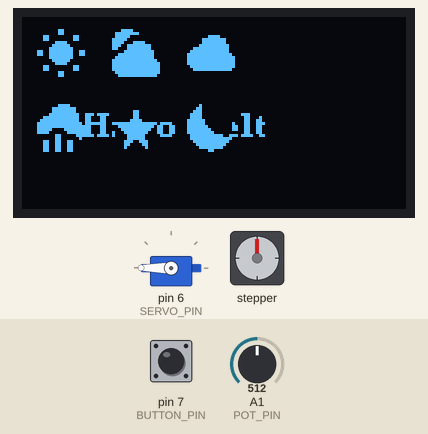
This sketch was run on a simulated Arduino Uno, built with avr-gcc and run on an emulated ATmega328P. Shown: 128×64 one-colour display, servo, stepper motor. The test bench sets the inputs (shaded band); at power-on: A1 (POT_PIN) = 512, pin 7 (BUTTON_PIN) HIGH. Stepper angles assume 2048 steps per turn; what the sketch prints to the serial monitor is not drawn.

Above: at 1.95 s.
2.3 s: A1 (POT_PIN) set to 549
3.8 s: A1 (POT_PIN) set to 580
At 4.05 s:
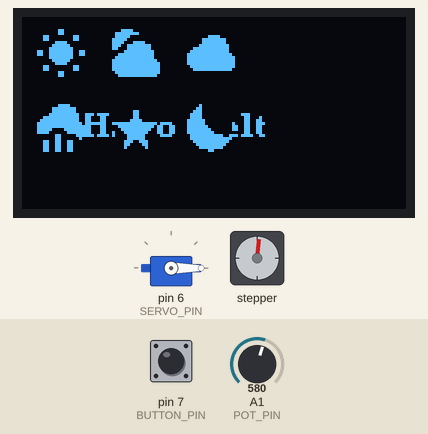
6.1 s: A1 (POT_PIN) set to 511
At 8.54 s:
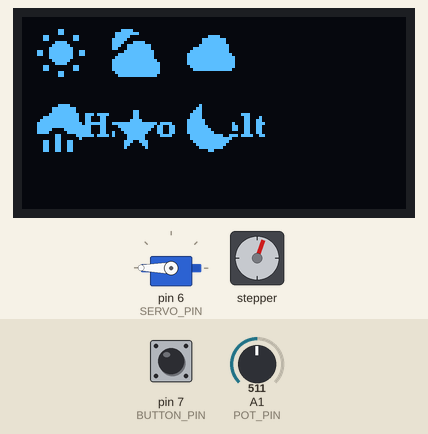
9.1 s: A1 (POT_PIN) set to 716
At 11.5 s:
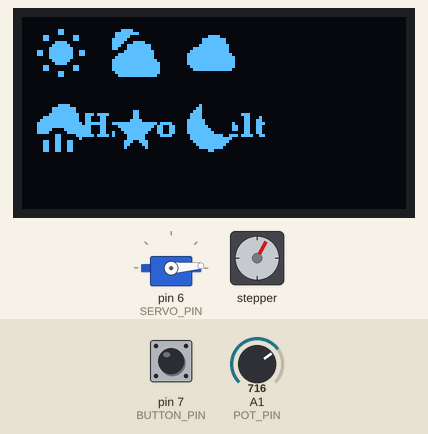
11.6 s: pin 7 (BUTTON_PIN) pulled LOW for 0.15 s
14.7 s: pin 7 (BUTTON_PIN) pulled LOW for 1 s
At 17.24 s:
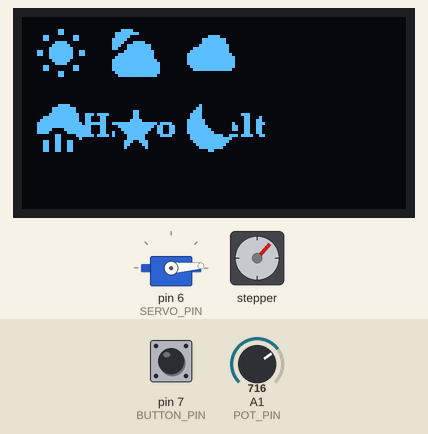
Timing chart, 0 to 25.1 s (numbered marks = the images above; inputs shaded):
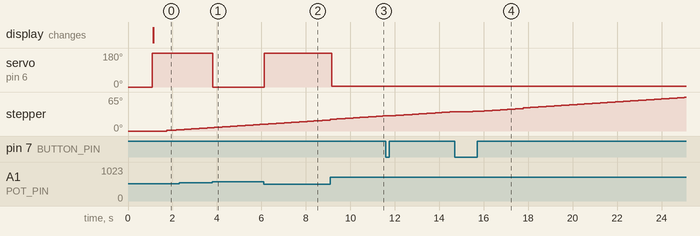

The sketch:

btn-poti-led-oled-servo-stepper.ino
```cpp
#include <U8g2lib.h>
#include <Servo.h>
#include <AccelStepper.h>

#ifdef U8X8_HAVE_HW_I2C
#include <Wire.h>
#endif

// Initialize Adafruit ST7789 TFT library
U8G2_SSD1306_128X64_NONAME_F_HW_I2C u8g2(U8G2_R0, /* reset=*/U8X8_PIN_NONE);
Servo myServo;
AccelStepper stepper;  // Defaults to AccelStepper::FULL4WIRE (4 pins) on 2, 3, 4, 5

// Constants !!! ///
const byte BUTTON_PIN = 7;
const byte SERVO_PIN = 6;
const byte POT_PIN = A1;
const bool DEBUG = true;

// variable
bool solidState = true;
bool uiButtonState = true;
bool buttonState = false;
bool flag = false;

int sufficientTime = 200;

unsigned long currentTs;
unsigned long previousTs;
unsigned long pastTime = 0;
unsigned int potValue;
unsigned int servoValue;

void setup() {
  Serial.begin(9600);
  u8g2.begin();
  // - - - - -
  pinMode(BUTTON_PIN, INPUT_PULLUP);
  pinMode(POT_PIN, INPUT);
  // - - - - -
  myServo.attach(SERVO_PIN);
  myServo.write(0);
  // - - - - -
  Serial.println(F("Initialized"));
  // - - - - -
  // Change these to suit your stepper if you want
  stepper.setMaxSpeed(400);
  stepper.setAcceleration(20);
  stepper.moveTo(500 * 64);
  // - - - - -
  u8g2.clearBuffer();                  // clear the internal memory
  u8g2.setFont(u8g2_font_ncenB08_tr);  // choose a suitable font

  u8g2.setCursor(0, 10);
  u8g2.print("Temp.: ");  // write something to the internal memory
  u8g2.setCursor(50, 10);
  u8g2.print("Hallo Welt");  // write something to the internal memory

  u8g2.sendBuffer();  // transfer internal memory to the display
  delay(1000);
}

void loop() {
  // - - - - - -
  // Calc first
  // - - - - - -
  bool act = false;
  unsigned long myTime = millis() / 1000;
  unsigned long currenttime = millis();

  // if (currenttime - previoustime_1 >= zeit_1) act = true;

  // - - - - - -
  // Servo control
  // - - - - - -
  potValue = analogRead(POT_PIN);
  servoValue = map(potValue, 0, 1023, 180, 760);
  myServo.write(servoValue);
  // - - - - - -

  // - - - -
  // Stepper control
  // - - - -
  if (stepper.distanceToGo() == 0)
    stepper.moveTo(-stepper.currentPosition());

  stepper.run();
  // - - - -

  // - - - - - -
  // OLED control
  // - - - - - -
  u8g2.clearBuffer();
  // - - - - -
  u8g2.setFont(u8g2_font_ncenB08_tr);
  u8g2.setCursor(20,40);
  u8g2.print("Hallo Welt");
      u8g2.setFont(u8g2_font_open_iconic_weather_2x_t);
      u8g2.drawGlyph(5, 20, 69);	// Sonne
      u8g2.drawGlyph(30, 20, 65);	// Sonne und Wolken
      u8g2.drawGlyph(55, 20, 64);	// Wolken
      u8g2.drawGlyph(5, 45, 67);	// Regen
      u8g2.drawGlyph(30, 45, 68);	// Stern
      u8g2.drawGlyph(55, 45, 66);	// Mond
  // - - - - -
  u8g2.sendBuffer();

  // - - - - - -

  buttonState = digitalRead(BUTTON_PIN);

  currentTs = millis();
  pastTime = currentTs - previousTs;

  if (pastTime >= sufficientTime) {


    if (buttonState == LOW) {
      delay(20);  // Entprellen

      previousTs = currentTs;
      uiButtonState = !uiButtonState;
      if (uiButtonState) {

        if (DEBUG) Serial.println("on");
      } else {

        if (DEBUG) Serial.println("reverse");
      }

      delay(200);  // Zeit, den Taster loszulassen
    }
  }
}
```

Measured:
- the behaviour switches between 564 and 565 on A1 (POT_PIN) (found by bisection; images 0 and 1)
- after the input at 3.8 s, servo on pin 6 (SERVO_PIN): 180° → 0° at once
- after the input at 6.1 s, servo on pin 6 (SERVO_PIN): 0° → 180° at once
- after the input at 9.1 s, servo on pin 6 (SERVO_PIN): 180° → 4° after 0.06 s
